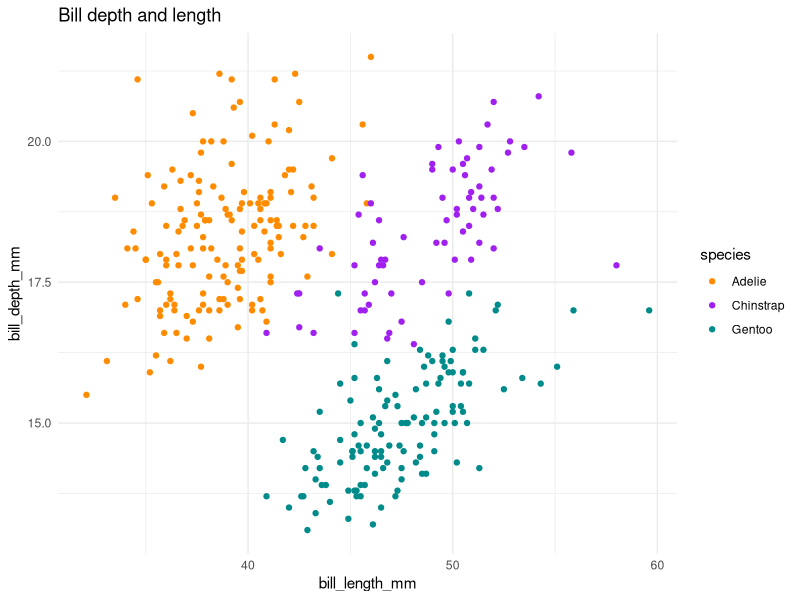

Write R code to recreate this figure.
## ---- chunk 1
library(ggplot2)
library(palmerpenguins)

ggplot(penguins) +
  aes(bill_length_mm, bill_depth_mm,
      color = species) +
  geom_point() +
  theme_minimal() +
  scale_color_manual(values = c("darkorange","purple","cyan4")) +
  labs(title = "Bill depth and length")
